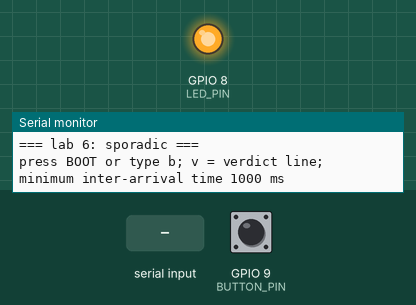
A sketch run on a simulated ESP32-S3. Parts: output pins drawn as LEDs (lit = HIGH), the last lines printed to the serial monitor. Inputs (shaded band) come from the test bench; at power-on: GPIO 9 (BUTTON_PIN) HIGH.

Above: at 1.4 s.
1.5 s: GPIO 9 (BUTTON_PIN) pulled LOW for 0.15 s
At 2.7 s:
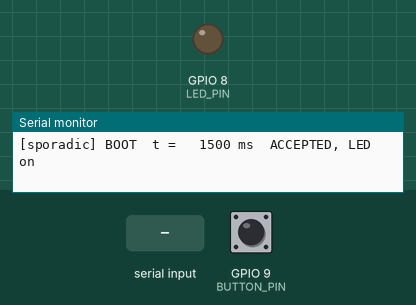
3.1 s: "b" received over Serial
At 4.1 s:
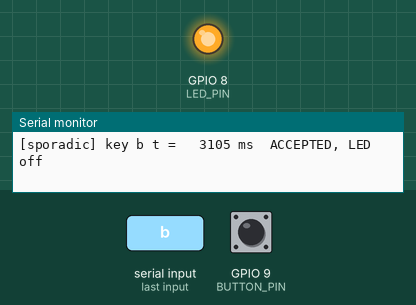
6.1 s: GPIO 9 (BUTTON_PIN) pulled LOW for 1 s
At 7.4 s:
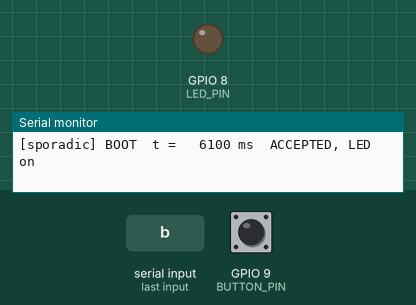
8.6 s: GPIO 9 (BUTTON_PIN) driven LOW
At 9.3 s:
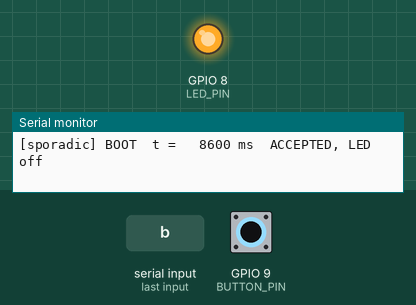
10.1 s: GPIO 9 (BUTTON_PIN) pulsed HIGH 2 times (0.12 s each, 0.3 s apart)
At 11.3 s:
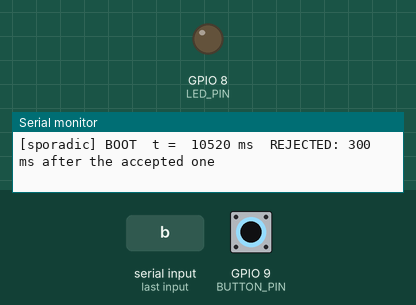
Timing chart, 0 to 13.1 s (numbered marks = the images above; inputs shaded):
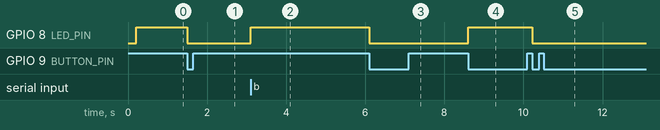

The sketch:

sporadic.ino
```cpp
// sporadic - a sporadic task with a minimum inter-arrival time
//
// Presses come from two sources, into the same queue:
//   - the BOOT button, through the interrupt routine (as in isr_queue)
//   - the key b in the Serial Monitor, queued from loop() without blocking
//     (timeout 0), the way a network message handler would queue a command
//
// The sporadic task takes the presses and accepts one only if at least the
// minimum inter-arrival time (kMinInterarrivalMs) has passed since the last
// accepted press. The others are rejected, with a message. This also removes
// the extra interrupts caused by bounce, without any filter in the ISR. At
// each accepted press the board's LED changes state.
//
// The arrival time is taken when the press enters the queue (in the ISR or in
// loop()) and travels inside the queue element. If the task read the clock
// when it takes the element, it would measure when it got round to handling
// it, not when it arrived.
//
//   press BOOT rarely, then often
//   b  one press from the keyboard; bbbb + Enter is four presses at once
//   v  print the verdict line with the counts
//
// Do not hold BOOT while pressing RST: that starts the bootloader instead of
// this sketch.

// ---- EXPERIMENT KNOBS ----
const uint32_t kMinInterarrivalMs = 1000;  // the minimum inter-arrival time

const int BUTTON_PIN = 9;
const int LED_PIN = 8;  // the blue LED: lit when LOW

struct Press {
    uint32_t at_ms;   // the arrival time, ms since start
    bool from_board;  // true = BOOT (ISR), false = key b
};

static QueueHandle_t g_queue = NULL;
static volatile uint32_t g_accepted = 0;  // written by the task
static volatile uint32_t g_rejected = 0;

void IRAM_ATTR button_isr(void) {
    struct Press p = {(uint32_t)(xTaskGetTickCountFromISR() * portTICK_PERIOD_MS), true};
    BaseType_t woken = pdFALSE;
    xQueueSendFromISR(g_queue, &p, &woken);
    portYIELD_FROM_ISR(woken);
}

static void sporadic_task(void* arg) {
    (void)arg;  // not used
    bool any = false;      // has a press been accepted yet?
    uint32_t last_ms = 0;  // the time of the last accepted press
    bool led_on = false;
    for (;;) {
        struct Press p;
        xQueueReceive(g_queue, &p, portMAX_DELAY);  // a press releases a job
        const char* src = p.from_board ? "BOOT" : "key b";
        uint32_t since = p.at_ms - last_ms;

        if (any && since < kMinInterarrivalMs) {
            g_rejected = g_rejected + 1;
            Serial.printf("[sporadic] %-5s t = %6lu ms  REJECTED: %lu ms after the accepted one\n", src,
                          (unsigned long)p.at_ms, (unsigned long)since);
            continue;
        }
        any = true;
        last_ms = p.at_ms;
        g_accepted = g_accepted + 1;
        led_on = !led_on;
        digitalWrite(LED_PIN, led_on ? LOW : HIGH);
        Serial.printf("[sporadic] %-5s t = %6lu ms  ACCEPTED, LED %s\n", src, (unsigned long)p.at_ms,
                      led_on ? "on" : "off");
    }
}

void setup() {
    Serial.begin(115200);
    Serial.setTxTimeoutMs(0);
    uint32_t t = millis();
    while (!Serial && millis() - t < 3000) delay(10);
    delay(200);
    Serial.println();
    Serial.println("=== lab 6: sporadic ===");
    Serial.printf("press BOOT or type b; v = verdict line; minimum inter-arrival time %lu ms\n",
                  (unsigned long)kMinInterarrivalMs);

    pinMode(LED_PIN, OUTPUT);
    digitalWrite(LED_PIN, HIGH);  // LED off
    pinMode(BUTTON_PIN, INPUT_PULLUP);
    g_queue = xQueueCreate(10, sizeof(struct Press));

    // function, name, stack in bytes, argument, priority, handle
    xTaskCreate(sporadic_task, "sporadic", 4096, NULL, 3, NULL);
    attachInterrupt(digitalPinToInterrupt(BUTTON_PIN), button_isr, FALLING);
}

void loop() {
    while (Serial.available() > 0) {
        char c = Serial.read();
        if (c == 'b') {
            struct Press p = {(uint32_t)millis(), false};
            if (xQueueSend(g_queue, &p, 0) != pdTRUE) Serial.println("[loop] queue full, press lost");
        } else if (c == 'v') {
            Serial.printf("VERDICT: ACCEPTED=%lu REJECTED=%lu\n", (unsigned long)g_accepted,
                          (unsigned long)g_rejected);
        }
    }
    delay(20);
}
```

Measured:
- after the input at 1.5 s, GPIO 8 (LED_PIN): HIGH → LOW at once
- after the input at 3.1 s, GPIO 8 (LED_PIN): LOW → HIGH at once
- after the input at 6.1 s, GPIO 8 (LED_PIN): HIGH → LOW at once
- after the input at 8.6 s, GPIO 8 (LED_PIN): LOW → HIGH at once
- after the input at 10.1 s, GPIO 8 (LED_PIN): HIGH → LOW after 0.12 s
